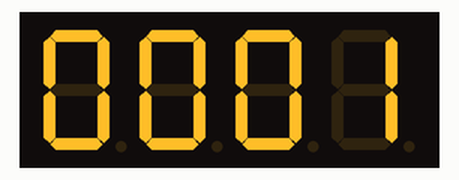
Recording of a program running on a simulated Raspberry Pi (BCM pin numbers). On the bench: 4-digit seven-segment display. The segment pins are drawn as the display they are named for; the clock reads 2024-03-15 10:24:30 at power-on unless the program sets it.

Above: at 0.1 s.
At 4.1 s:
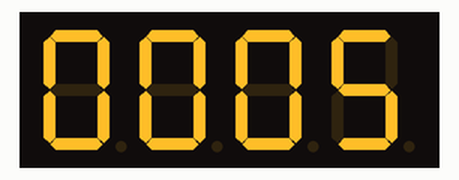
At 9.2 s:
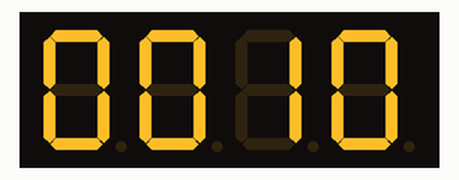
At 19.2 s:
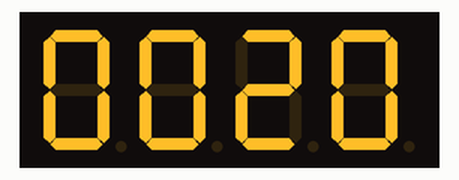
At 28.3 s:
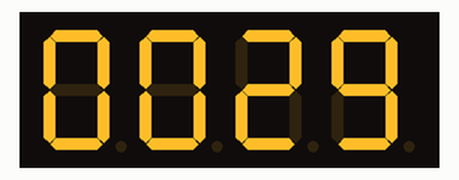
At 38.4 s:
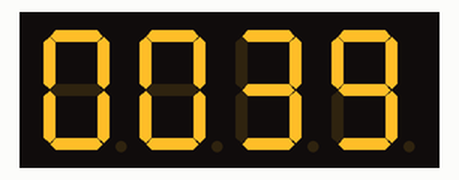

Measured:
- what the display in image 0 shows lasts 1.0 s, from 0.1 s to 1.1 s

The program:

fnd04_m.py
```python
import RPi.GPIO as GPIO
import time

# GPIO 핀 번호 설정
segment_pins = [5, 6, 12, 16, 20, 13, 21]
com_pins = [18, 22, 23, 24]

# 각 숫자에 해당하는 7세그먼트 패턴 (0 ~ 9)
segment_patterns = [
    [0, 0, 0, 0, 0, 0, 1],  # 0
    [1, 0, 0, 1, 1, 1, 1],  # 1
    [0, 0, 1, 0, 0, 1, 0],  # 2
    [0, 0, 0, 0, 1, 1, 0],  # 3
    [1, 0, 0, 1, 1, 0, 0],  # 4
    [0, 1, 0, 0, 1, 0, 0],  # 5
    [0, 1, 0, 0, 0, 0, 0],  # 6
    [0, 0, 0, 1, 1, 1, 1],  # 7
    [0, 0, 0, 0, 0, 0, 0],  # 8
    [0, 0, 0, 0, 1, 0, 0]   # 9
]

def setup():
    GPIO.setmode(GPIO.BCM)
    for pin in segment_pins:
        GPIO.setup(pin, GPIO.OUT)
    for pin in com_pins:
        GPIO.setup(pin, GPIO.OUT)
        GPIO.output(pin, False)  # 공통 핀 비활성화

def display_digit(digit, position):
    pattern = segment_patterns[digit]
    for pin, state in zip(segment_pins, pattern):
        GPIO.output(pin, state)
    GPIO.output(com_pins[position], True)  # 해당 자리수 활성화
    time.sleep(0.005)
    GPIO.output(com_pins[position], False)  # 해당 자리수 비활성화

def display_number(number):
    digits = [int(d) for d in f"{number:04d}"]  #앞에 빈자리는 0으로 채움
    for i, digit in enumerate(digits):
        display_digit(digit, i)

def main():
    setup()
    try:
        for number in range(1, 10000):
            start_time = time.time() #시간을 초 단위로 기록
            while time.time() - start_time < 1: #현재 시간과 시작 시간의 차이가 1초 미만인 동안 wihle 루프 반복  , 1초동안 디스플레이에 표시
                display_number(number)
    except KeyboardInterrupt:
        GPIO.cleanup()

if __name__ == "__main__":
    main()
```
